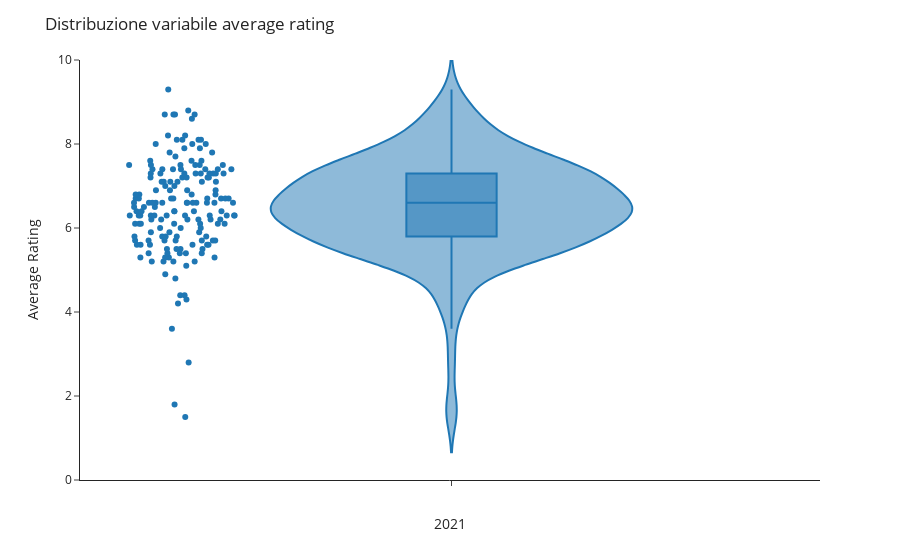

This figure's notebook cell:
### Code cell
fig = px.violin(film2021, y="averageRating", box=True, # draw box plot inside the violin
                points='all', # can be 'outliers', or False
                template='simple_white'
               )
fig.update_layout(
    title="Distribuzione variabile average rating",
    xaxis_title="2021",
    yaxis_title="Average Rating")
fig.update_layout(yaxis_range=[0,10])
fig.show()
fig.write_html("./violin2.html")

### Figure 1 — Plotly figure (JSON) as saved in the notebook; plotly's stock layout.template omitted (floating-point values rounded to 4 significant figures; data arrays with more than 128 entries replaced by an {"elided": "..."} marker saying what was removed)
{"data": [{"alignmentgroup": "True", "box": {"visible": true}, "hovertemplate": "averageRating=%{y}<extra></extra>", "legendgroup": "", "marker": {"color": "#1F77B4"}, "name": "", "offsetgroup": "", "orientation": "v", "points": "all", "scalegroup": "True", "showlegend": false, "type": "violin", "x0": " ", "xaxis": "x", "y": {"elided": "172 float values"}, "y0": " ", "yaxis": "y"}], "layout": {"legend": {"tracegroupgap": 0}, "margin": {"t": 60}, "title": {"text": "Distribuzione variabile average rating"}, "violinmode": "group", "xaxis": {"anchor": "y", "domain": [0, 1], "title": {"text": "2021"}}, "yaxis": {"anchor": "x", "domain": [0, 1], "range": [0, 10], "title": {"text": "Average Rating"}}}}
